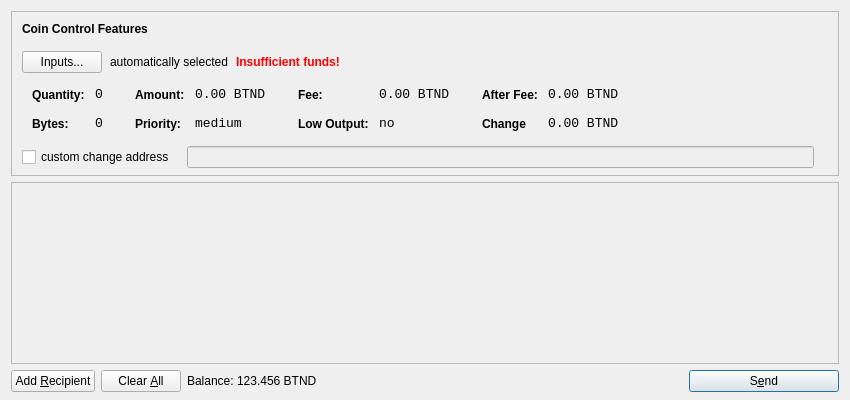
<?xml version="1.0" encoding="UTF-8"?>
<ui version="4.0">
 <class>SendCoinsDialog</class>
 <widget class="QDialog" name="SendCoinsDialog">
  <property name="geometry">
   <rect>
    <x>0</x>
    <y>0</y>
    <width>850</width>
    <height>400</height>
   </rect>
  </property>
  <property name="windowTitle">
   <string>Send Coins</string>
  </property>
  <layout class="QVBoxLayout" name="verticalLayout" stretch="0,1,0">
   <property name="bottomMargin">
    <number>8</number>
   </property>
   <item>
    <widget class="QFrame" name="frameCoinControl">
     <property name="sizePolicy">
      <sizepolicy hsizetype="Expanding" vsizetype="Expanding">
       <horstretch>0</horstretch>
       <verstretch>0</verstretch>
      </sizepolicy>
     </property>
     <property name="maximumSize">
      <size>
       <width>16777215</width>
       <height>16777215</height>
      </size>
     </property>
     <property name="frameShape">
      <enum>QFrame::StyledPanel</enum>
     </property>
     <property name="frameShadow">
      <enum>QFrame::Sunken</enum>
     </property>
     <layout class="QVBoxLayout" name="verticalLayoutCoinControl2">
      <property name="spacing">
       <number>-1</number>
      </property>
      <property name="leftMargin">
       <number>0</number>
      </property>
      <property name="topMargin">
       <number>0</number>
      </property>
      <property name="rightMargin">
       <number>0</number>
      </property>
      <property name="bottomMargin">
       <number>6</number>
      </property>
      <item>
       <layout class="QVBoxLayout" name="verticalLayoutCoinControl" stretch="0,0,0,0,1">
        <property name="spacing">
         <number>0</number>
        </property>
        <property name="leftMargin">
         <number>10</number>
        </property>
        <property name="topMargin">
         <number>10</number>
        </property>
        <item>
         <layout class="QHBoxLayout" name="horizontalLayoutCoinControl1">
          <property name="bottomMargin">
           <number>15</number>
          </property>
          <item>
           <widget class="QLabel" name="labelCoinControlFeatures">
            <property name="sizePolicy">
             <sizepolicy hsizetype="Preferred" vsizetype="Maximum">
              <horstretch>0</horstretch>
              <verstretch>0</verstretch>
             </sizepolicy>
            </property>
            <property name="font">
             <font>
              <weight>75</weight>
              <bold>true</bold>
             </font>
            </property>
            <property name="styleSheet">
             <string notr="true">font-weight:bold;</string>
            </property>
            <property name="text">
             <string>Coin Control Features</string>
            </property>
           </widget>
          </item>
         </layout>
        </item>
        <item>
         <layout class="QHBoxLayout" name="horizontalLayoutCoinControl2" stretch="0,0,0,0">
          <property name="spacing">
           <number>8</number>
          </property>
          <property name="bottomMargin">
           <number>10</number>
          </property>
          <item>
           <widget class="QPushButton" name="pushButtonCoinControl">
            <property name="styleSheet">
             <string notr="true"/>
            </property>
            <property name="text">
             <string>Inputs...</string>
            </property>
           </widget>
          </item>
          <item>
           <widget class="QLabel" name="labelCoinControlAutomaticallySelected">
            <property name="text">
             <string>automatically selected</string>
            </property>
            <property name="margin">
             <number>5</number>
            </property>
           </widget>
          </item>
          <item>
           <widget class="QLabel" name="labelCoinControlInsuffFunds">
            <property name="font">
             <font>
              <weight>75</weight>
              <bold>true</bold>
             </font>
            </property>
            <property name="styleSheet">
             <string notr="true">color:red;font-weight:bold;</string>
            </property>
            <property name="text">
             <string>Insufficient funds!</string>
            </property>
            <property name="margin">
             <number>5</number>
            </property>
           </widget>
          </item>
          <item>
           <spacer name="horizontalSpacerCoinControl">
            <property name="orientation">
             <enum>Qt::Horizontal</enum>
            </property>
            <property name="sizeHint" stdset="0">
             <size>
              <width>40</width>
              <height>1</height>
             </size>
            </property>
           </spacer>
          </item>
         </layout>
        </item>
        <item>
         <widget class="QWidget" name="widgetCoinControl" native="true">
          <property name="sizePolicy">
           <sizepolicy hsizetype="Preferred" vsizetype="Preferred">
            <horstretch>0</horstretch>
            <verstretch>0</verstretch>
           </sizepolicy>
          </property>
          <property name="minimumSize">
           <size>
            <width>0</width>
            <height>0</height>
           </size>
          </property>
          <property name="styleSheet">
           <string notr="true"/>
          </property>
          <layout class="QHBoxLayout" name="horizontalLayoutCoinControl5">
           <property name="margin">
            <number>0</number>
           </property>
           <item>
            <layout class="QHBoxLayout" name="horizontalLayoutCoinControl3" stretch="0,0,0,1">
             <property name="spacing">
              <number>20</number>
             </property>
             <property name="topMargin">
              <number>0</number>
             </property>
             <property name="bottomMargin">
              <number>10</number>
             </property>
             <item>
              <layout class="QFormLayout" name="formLayoutCoinControl1">
               <property name="horizontalSpacing">
                <number>10</number>
               </property>
               <property name="verticalSpacing">
                <number>14</number>
               </property>
               <property name="leftMargin">
                <number>10</number>
               </property>
               <property name="topMargin">
                <number>4</number>
               </property>
               <property name="rightMargin">
                <number>6</number>
               </property>
               <item row="0" column="0">
                <widget class="QLabel" name="labelCoinControlQuantityText">
                 <property name="styleSheet">
                  <string notr="true">font-weight:bold;</string>
                 </property>
                 <property name="text">
                  <string>Quantity:</string>
                 </property>
                 <property name="margin">
                  <number>0</number>
                 </property>
                </widget>
               </item>
               <item row="0" column="1">
                <widget class="QLabel" name="labelCoinControlQuantity">
                 <property name="font">
                  <font>
                   <family>Monospace</family>
                   <pointsize>10</pointsize>
                  </font>
                 </property>
                 <property name="cursor">
                  <cursorShape>IBeamCursor</cursorShape>
                 </property>
                 <property name="contextMenuPolicy">
                  <enum>Qt::ActionsContextMenu</enum>
                 </property>
                 <property name="text">
                  <string>0</string>
                 </property>
                 <property name="margin">
                  <number>0</number>
                 </property>
                 <property name="textInteractionFlags">
                  <set>Qt::LinksAccessibleByMouse|Qt::TextSelectableByKeyboard|Qt::TextSelectableByMouse</set>
                 </property>
                </widget>
               </item>
               <item row="1" column="0">
                <widget class="QLabel" name="labelCoinControlBytesText">
                 <property name="styleSheet">
                  <string notr="true">font-weight:bold;</string>
                 </property>
                 <property name="text">
                  <string>Bytes:</string>
                 </property>
                </widget>
               </item>
               <item row="1" column="1">
                <widget class="QLabel" name="labelCoinControlBytes">
                 <property name="font">
                  <font>
                   <family>Monospace</family>
                   <pointsize>10</pointsize>
                  </font>
                 </property>
                 <property name="cursor">
                  <cursorShape>IBeamCursor</cursorShape>
                 </property>
                 <property name="contextMenuPolicy">
                  <enum>Qt::ActionsContextMenu</enum>
                 </property>
                 <property name="text">
                  <string>0</string>
                 </property>
                 <property name="textInteractionFlags">
                  <set>Qt::LinksAccessibleByMouse|Qt::TextSelectableByKeyboard|Qt::TextSelectableByMouse</set>
                 </property>
                </widget>
               </item>
              </layout>
             </item>
             <item>
              <layout class="QFormLayout" name="formLayoutCoinControl2">
               <property name="horizontalSpacing">
                <number>10</number>
               </property>
               <property name="verticalSpacing">
                <number>14</number>
               </property>
               <property name="leftMargin">
                <number>6</number>
               </property>
               <property name="topMargin">
                <number>4</number>
               </property>
               <property name="rightMargin">
                <number>6</number>
               </property>
               <item row="0" column="0">
                <widget class="QLabel" name="labelCoinControlAmountText">
                 <property name="styleSheet">
                  <string notr="true">font-weight:bold;</string>
                 </property>
                 <property name="text">
                  <string>Amount:</string>
                 </property>
                 <property name="margin">
                  <number>0</number>
                 </property>
                </widget>
               </item>
               <item row="0" column="1">
                <widget class="QLabel" name="labelCoinControlAmount">
                 <property name="font">
                  <font>
                   <family>Monospace</family>
                   <pointsize>10</pointsize>
                  </font>
                 </property>
                 <property name="cursor">
                  <cursorShape>IBeamCursor</cursorShape>
                 </property>
                 <property name="contextMenuPolicy">
                  <enum>Qt::ActionsContextMenu</enum>
                 </property>
                 <property name="text">
                  <string>0.00 BTND</string>
                 </property>
                 <property name="textInteractionFlags">
                  <set>Qt::LinksAccessibleByMouse|Qt::TextSelectableByKeyboard|Qt::TextSelectableByMouse</set>
                 </property>
                </widget>
               </item>
               <item row="1" column="0">
                <widget class="QLabel" name="labelCoinControlPriorityText">
                 <property name="styleSheet">
                  <string notr="true">font-weight:bold;</string>
                 </property>
                 <property name="text">
                  <string>Priority:</string>
                 </property>
                </widget>
               </item>
               <item row="1" column="1">
                <widget class="QLabel" name="labelCoinControlPriority">
                 <property name="font">
                  <font>
                   <family>Monospace</family>
                   <pointsize>10</pointsize>
                  </font>
                 </property>
                 <property name="cursor">
                  <cursorShape>IBeamCursor</cursorShape>
                 </property>
                 <property name="contextMenuPolicy">
                  <enum>Qt::ActionsContextMenu</enum>
                 </property>
                 <property name="text">
                  <string>medium</string>
                 </property>
                 <property name="textInteractionFlags">
                  <set>Qt::LinksAccessibleByMouse|Qt::TextSelectableByKeyboard|Qt::TextSelectableByMouse</set>
                 </property>
                </widget>
               </item>
              </layout>
             </item>
             <item>
              <layout class="QFormLayout" name="formLayoutCoinControl3">
               <property name="horizontalSpacing">
                <number>10</number>
               </property>
               <property name="verticalSpacing">
                <number>14</number>
               </property>
               <property name="leftMargin">
                <number>6</number>
               </property>
               <property name="topMargin">
                <number>4</number>
               </property>
               <property name="rightMargin">
                <number>6</number>
               </property>
               <item row="0" column="0">
                <widget class="QLabel" name="labelCoinControlFeeText">
                 <property name="styleSheet">
                  <string notr="true">font-weight:bold;</string>
                 </property>
                 <property name="text">
                  <string>Fee:</string>
                 </property>
                 <property name="margin">
                  <number>0</number>
                 </property>
                </widget>
               </item>
               <item row="0" column="1">
                <widget class="QLabel" name="labelCoinControlFee">
                 <property name="font">
                  <font>
                   <family>Monospace</family>
                   <pointsize>10</pointsize>
                  </font>
                 </property>
                 <property name="cursor">
                  <cursorShape>IBeamCursor</cursorShape>
                 </property>
                 <property name="contextMenuPolicy">
                  <enum>Qt::ActionsContextMenu</enum>
                 </property>
                 <property name="text">
                  <string>0.00 BTND</string>
                 </property>
                 <property name="textInteractionFlags">
                  <set>Qt::LinksAccessibleByMouse|Qt::TextSelectableByKeyboard|Qt::TextSelectableByMouse</set>
                 </property>
                </widget>
               </item>
               <item row="1" column="0">
                <widget class="QLabel" name="labelCoinControlLowOutputText">
                 <property name="styleSheet">
                  <string notr="true">font-weight:bold;</string>
                 </property>
                 <property name="text">
                  <string>Low Output:</string>
                 </property>
                </widget>
               </item>
               <item row="1" column="1">
                <widget class="QLabel" name="labelCoinControlLowOutput">
                 <property name="font">
                  <font>
                   <family>Monospace</family>
                   <pointsize>10</pointsize>
                  </font>
                 </property>
                 <property name="cursor">
                  <cursorShape>IBeamCursor</cursorShape>
                 </property>
                 <property name="contextMenuPolicy">
                  <enum>Qt::ActionsContextMenu</enum>
                 </property>
                 <property name="text">
                  <string>no</string>
                 </property>
                 <property name="textInteractionFlags">
                  <set>Qt::LinksAccessibleByMouse|Qt::TextSelectableByKeyboard|Qt::TextSelectableByMouse</set>
                 </property>
                </widget>
               </item>
              </layout>
             </item>
             <item>
              <layout class="QFormLayout" name="formLayoutCoinControl4">
               <property name="horizontalSpacing">
                <number>10</number>
               </property>
               <property name="verticalSpacing">
                <number>14</number>
               </property>
               <property name="leftMargin">
                <number>6</number>
               </property>
               <property name="topMargin">
                <number>4</number>
               </property>
               <property name="rightMargin">
                <number>6</number>
               </property>
               <item row="0" column="0">
                <widget class="QLabel" name="labelCoinControlAfterFeeText">
                 <property name="styleSheet">
                  <string notr="true">font-weight:bold;</string>
                 </property>
                 <property name="text">
                  <string>After Fee:</string>
                 </property>
                 <property name="margin">
                  <number>0</number>
                 </property>
                </widget>
               </item>
               <item row="0" column="1">
                <widget class="QLabel" name="labelCoinControlAfterFee">
                 <property name="font">
                  <font>
                   <family>Monospace</family>
                   <pointsize>10</pointsize>
                  </font>
                 </property>
                 <property name="cursor">
                  <cursorShape>IBeamCursor</cursorShape>
                 </property>
                 <property name="contextMenuPolicy">
                  <enum>Qt::ActionsContextMenu</enum>
                 </property>
                 <property name="text">
                  <string>0.00 BTND</string>
                 </property>
                 <property name="textInteractionFlags">
                  <set>Qt::LinksAccessibleByMouse|Qt::TextSelectableByKeyboard|Qt::TextSelectableByMouse</set>
                 </property>
                </widget>
               </item>
               <item row="1" column="0">
                <widget class="QLabel" name="labelCoinControlChangeText">
                 <property name="styleSheet">
                  <string notr="true">font-weight:bold;</string>
                 </property>
                 <property name="text">
                  <string>Change</string>
                 </property>
                </widget>
               </item>
               <item row="1" column="1">
                <widget class="QLabel" name="labelCoinControlChange">
                 <property name="font">
                  <font>
                   <family>Monospace</family>
                   <pointsize>10</pointsize>
                  </font>
                 </property>
                 <property name="cursor">
                  <cursorShape>IBeamCursor</cursorShape>
                 </property>
                 <property name="contextMenuPolicy">
                  <enum>Qt::ActionsContextMenu</enum>
                 </property>
                 <property name="text">
                  <string>0.00 BTND</string>
                 </property>
                 <property name="textInteractionFlags">
                  <set>Qt::LinksAccessibleByMouse|Qt::TextSelectableByKeyboard|Qt::TextSelectableByMouse</set>
                 </property>
                </widget>
               </item>
              </layout>
             </item>
            </layout>
           </item>
          </layout>
         </widget>
        </item>
        <item>
         <layout class="QHBoxLayout" name="horizontalLayoutCoinControl4" stretch="0,0,0">
          <property name="spacing">
           <number>12</number>
          </property>
          <property name="sizeConstraint">
           <enum>QLayout::SetDefaultConstraint</enum>
          </property>
          <property name="topMargin">
           <number>5</number>
          </property>
          <property name="rightMargin">
           <number>5</number>
          </property>
          <item>
           <widget class="QCheckBox" name="checkBoxCoinControlChange">
            <property name="text">
             <string>custom change address</string>
            </property>
           </widget>
          </item>
          <item>
           <widget class="QLineEdit" name="lineEditCoinControlChange">
            <property name="enabled">
             <bool>false</bool>
            </property>
            <property name="sizePolicy">
             <sizepolicy hsizetype="Expanding" vsizetype="Fixed">
              <horstretch>0</horstretch>
              <verstretch>0</verstretch>
             </sizepolicy>
            </property>
           </widget>
          </item>
          <item>
           <widget class="QLabel" name="labelCoinControlChangeLabel">
            <property name="sizePolicy">
             <sizepolicy hsizetype="Preferred" vsizetype="Expanding">
              <horstretch>0</horstretch>
              <verstretch>0</verstretch>
             </sizepolicy>
            </property>
            <property name="minimumSize">
             <size>
              <width>0</width>
              <height>0</height>
             </size>
            </property>
            <property name="text">
             <string/>
            </property>
            <property name="margin">
             <number>3</number>
            </property>
           </widget>
          </item>
         </layout>
        </item>
        <item>
         <spacer name="verticalSpacerCoinControl">
          <property name="orientation">
           <enum>Qt::Vertical</enum>
          </property>
          <property name="sizeHint" stdset="0">
           <size>
            <width>800</width>
            <height>1</height>
           </size>
          </property>
         </spacer>
        </item>
       </layout>
      </item>
     </layout>
    </widget>
   </item>
   <item>
    <widget class="QScrollArea" name="scrollArea">
     <property name="widgetResizable">
      <bool>true</bool>
     </property>
     <widget class="QWidget" name="scrollAreaWidgetContents">
      <property name="geometry">
       <rect>
        <x>0</x>
        <y>0</y>
        <width>830</width>
        <height>165</height>
       </rect>
      </property>
      <layout class="QVBoxLayout" name="verticalLayout_2">
       <property name="margin">
        <number>0</number>
       </property>
       <item>
        <layout class="QVBoxLayout" name="entries">
         <property name="spacing">
          <number>6</number>
         </property>
        </layout>
       </item>
       <item>
        <spacer name="verticalSpacer">
         <property name="orientation">
          <enum>Qt::Vertical</enum>
         </property>
         <property name="sizeHint" stdset="0">
          <size>
           <width>20</width>
           <height>40</height>
          </size>
         </property>
        </spacer>
       </item>
      </layout>
     </widget>
    </widget>
   </item>
   <item>
    <layout class="QHBoxLayout" name="horizontalLayout">
     <item>
      <widget class="QPushButton" name="addButton">
       <property name="toolTip">
        <string>Send to multiple recipients at once</string>
       </property>
       <property name="text">
        <string>Add &amp;Recipient</string>
       </property>
       <property name="icon">
        <iconset resource="../bitcoin.qrc">
         <normaloff>:/icons/add</normaloff>:/icons/add</iconset>
       </property>
       <property name="autoDefault">
        <bool>false</bool>
       </property>
      </widget>
     </item>
     <item>
      <widget class="QPushButton" name="clearButton">
       <property name="sizePolicy">
        <sizepolicy hsizetype="Minimum" vsizetype="Fixed">
         <horstretch>0</horstretch>
         <verstretch>0</verstretch>
        </sizepolicy>
       </property>
       <property name="toolTip">
        <string>Remove all transaction fields</string>
       </property>
       <property name="text">
        <string>Clear &amp;All</string>
       </property>
       <property name="icon">
        <iconset resource="../bitcoin.qrc">
         <normaloff>:/icons/remove</normaloff>:/icons/remove</iconset>
       </property>
       <property name="autoRepeatDelay">
        <number>300</number>
       </property>
       <property name="autoDefault">
        <bool>false</bool>
       </property>
      </widget>
     </item>
     <item>
      <layout class="QHBoxLayout" name="horizontalLayout_2">
       <property name="spacing">
        <number>3</number>
       </property>
       <item>
        <widget class="QLabel" name="label">
         <property name="sizePolicy">
          <sizepolicy hsizetype="Preferred" vsizetype="Fixed">
           <horstretch>0</horstretch>
           <verstretch>0</verstretch>
          </sizepolicy>
         </property>
         <property name="text">
          <string>Balance:</string>
         </property>
        </widget>
       </item>
       <item>
        <widget class="QLabel" name="labelBalance">
         <property name="sizePolicy">
          <sizepolicy hsizetype="Preferred" vsizetype="Fixed">
           <horstretch>0</horstretch>
           <verstretch>0</verstretch>
          </sizepolicy>
         </property>
         <property name="cursor">
          <cursorShape>IBeamCursor</cursorShape>
         </property>
         <property name="text">
          <string>123.456 BTND</string>
         </property>
         <property name="textInteractionFlags">
          <set>Qt::LinksAccessibleByMouse|Qt::TextSelectableByKeyboard|Qt::TextSelectableByMouse</set>
         </property>
        </widget>
       </item>
      </layout>
     </item>
     <item>
      <spacer name="horizontalSpacer">
       <property name="orientation">
        <enum>Qt::Horizontal</enum>
       </property>
       <property name="sizeHint" stdset="0">
        <size>
         <width>40</width>
         <height>20</height>
        </size>
       </property>
      </spacer>
     </item>
     <item>
      <widget class="QPushButton" name="sendButton">
       <property name="minimumSize">
        <size>
         <width>150</width>
         <height>0</height>
        </size>
       </property>
       <property name="toolTip">
        <string>Confirm the send action</string>
       </property>
       <property name="text">
        <string>S&amp;end</string>
       </property>
       <property name="icon">
        <iconset resource="../bitcoin.qrc">
         <normaloff>:/icons/send</normaloff>:/icons/send</iconset>
       </property>
       <property name="default">
        <bool>true</bool>
       </property>
      </widget>
     </item>
    </layout>
   </item>
  </layout>
 </widget>
 <resources>
  <include location="../bitcoin.qrc"/>
 </resources>
 <connections/>
</ui>
